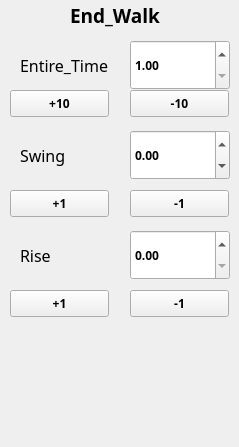
      <widget class="QWidget" name="page_6">
       <property name="geometry">
        <rect>
         <x>0</x>
         <y>0</y>
         <width>239</width>
         <height>447</height>
        </rect>
       </property>
       <attribute name="label">
        <string>End_Walk</string>
       </attribute>
       <widget class="QPushButton" name="End_Entire_Time_Plus_Button">
        <property name="geometry">
         <rect>
          <x>10</x>
          <y>90</y>
          <width>99</width>
          <height>27</height>
         </rect>
        </property>
        <property name="font">
         <font>
          <family>NanumBarunGothic</family>
          <weight>75</weight>
          <bold>true</bold>
         </font>
        </property>
        <property name="text">
         <string>+10</string>
        </property>
       </widget>
       <widget class="QLabel" name="label_33">
        <property name="geometry">
         <rect>
          <x>20</x>
          <y>230</y>
          <width>110</width>
          <height>50</height>
         </rect>
        </property>
        <property name="font">
         <font>
          <family>NanumBarunGothic</family>
          <pointsize>12</pointsize>
          <weight>50</weight>
          <bold>false</bold>
         </font>
        </property>
        <property name="text">
         <string>Rise</string>
        </property>
       </widget>
       <widget class="QPushButton" name="End_Rise_Minus_Button">
        <property name="geometry">
         <rect>
          <x>130</x>
          <y>290</y>
          <width>99</width>
          <height>27</height>
         </rect>
        </property>
        <property name="font">
         <font>
          <family>NanumBarunGothic</family>
          <weight>75</weight>
          <bold>true</bold>
         </font>
        </property>
        <property name="text">
         <string>-1</string>
        </property>
       </widget>
       <widget class="QDoubleSpinBox" name="End_Swing_Box">
        <property name="geometry">
         <rect>
          <x>130</x>
          <y>130</y>
          <width>100</width>
          <height>50</height>
         </rect>
        </property>
        <property name="font">
         <font>
          <family>NanumBarunGothic</family>
          <weight>75</weight>
          <bold>true</bold>
         </font>
        </property>
        <property name="minimum">
         <double>-50.000000000000000</double>
        </property>
        <property name="maximum">
         <double>50.000000000000000</double>
        </property>
       </widget>
       <widget class="QPushButton" name="End_Swing_Minus_Button">
        <property name="geometry">
         <rect>
          <x>130</x>
          <y>190</y>
          <width>99</width>
          <height>27</height>
         </rect>
        </property>
        <property name="font">
         <font>
          <family>NanumBarunGothic</family>
          <weight>75</weight>
          <bold>true</bold>
         </font>
        </property>
        <property name="text">
         <string>-1</string>
        </property>
       </widget>
       <widget class="QPushButton" name="End_Rise_Plus_Button">
        <property name="geometry">
         <rect>
          <x>10</x>
          <y>290</y>
          <width>99</width>
          <height>27</height>
         </rect>
        </property>
        <property name="font">
         <font>
          <family>NanumBarunGothic</family>
          <weight>75</weight>
          <bold>true</bold>
         </font>
        </property>
        <property name="text">
         <string>+1</string>
        </property>
       </widget>
       <widget class="QDoubleSpinBox" name="End_Entire_Time_Box">
        <property name="geometry">
         <rect>
          <x>130</x>
          <y>40</y>
          <width>100</width>
          <height>50</height>
         </rect>
        </property>
        <property name="font">
         <font>
          <family>NanumBarunGothic</family>
          <weight>75</weight>
          <bold>true</bold>
         </font>
        </property>
        <property name="minimum">
         <double>1.000000000000000</double>
        </property>
        <property name="maximum">
         <double>200.000000000000000</double>
        </property>
        <property name="singleStep">
         <double>10.000000000000000</double>
        </property>
       </widget>
       <widget class="QDoubleSpinBox" name="End_Rise_Box">
        <property name="geometry">
         <rect>
          <x>130</x>
          <y>230</y>
          <width>100</width>
          <height>50</height>
         </rect>
        </property>
        <property name="font">
         <font>
          <family>NanumBarunGothic</family>
          <weight>75</weight>
          <bold>true</bold>
         </font>
        </property>
        <property name="maximum">
         <double>50.000000000000000</double>
        </property>
       </widget>
       <widget class="QLabel" name="label_34">
        <property name="geometry">
         <rect>
          <x>70</x>
          <y>-10</y>
          <width>111</width>
          <height>50</height>
         </rect>
        </property>
        <property name="font">
         <font>
          <family>NanumBarunGothic</family>
          <pointsize>14</pointsize>
          <weight>75</weight>
          <bold>true</bold>
         </font>
        </property>
        <property name="text">
         <string>End_Walk</string>
        </property>
       </widget>
       <widget class="QLabel" name="label_35">
        <property name="geometry">
         <rect>
          <x>20</x>
          <y>130</y>
          <width>110</width>
          <height>50</height>
         </rect>
        </property>
        <property name="font">
         <font>
          <family>NanumBarunGothic</family>
          <pointsize>12</pointsize>
          <weight>50</weight>
          <bold>false</bold>
         </font>
        </property>
        <property name="text">
         <string>Swing</string>
        </property>
       </widget>
       <widget class="QPushButton" name="End_Swing_Plus_Button">
        <property name="geometry">
         <rect>
          <x>10</x>
          <y>190</y>
          <width>99</width>
          <height>27</height>
         </rect>
        </property>
        <property name="font">
         <font>
          <family>NanumBarunGothic</family>
          <weight>75</weight>
          <bold>true</bold>
         </font>
        </property>
        <property name="text">
         <string>+1</string>
        </property>
       </widget>
       <widget class="QLabel" name="label_36">
        <property name="geometry">
         <rect>
          <x>20</x>
          <y>40</y>
          <width>110</width>
          <height>50</height>
         </rect>
        </property>
        <property name="font">
         <font>
          <family>NanumBarunGothic</family>
          <pointsize>12</pointsize>
          <weight>50</weight>
          <bold>false</bold>
         </font>
        </property>
        <property name="text">
         <string>Entire_Time</string>
        </property>
       </widget>
       <widget class="QPushButton" name="End_Entire_Time_Minus_Button">
        <property name="geometry">
         <rect>
          <x>130</x>
          <y>90</y>
          <width>99</width>
          <height>27</height>
         </rect>
        </property>
        <property name="font">
         <font>
          <family>NanumBarunGothic</family>
          <weight>75</weight>
          <bold>true</bold>
         </font>
        </property>
        <property name="text">
         <string>-10</string>
        </property>
       </widget>
      </widget>
